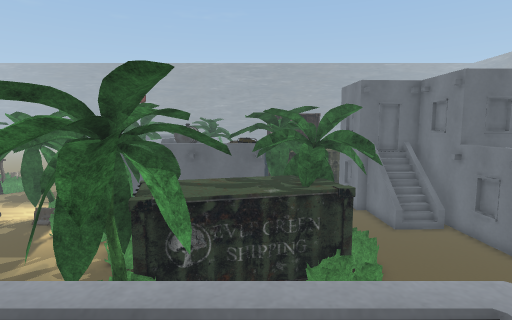
view 1 (above)

24 first-person views from a walk through a Unity game level. The camera is 1.4 m above the floor, tilts 6° down and sees 80° across. The floor is counted in squares, 1 m on a side. Each view is taken from the middle of a square. On the plan, view 1 faces up. The plan holds only what a view shows up to about 14 squares ahead; the rest is blank. The place goes on beyond the plan. Some surface patterns are stand-ins.

view 2
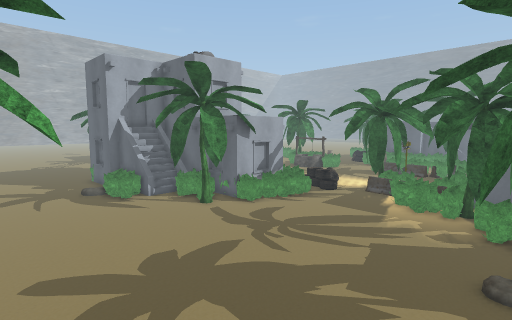

view 3
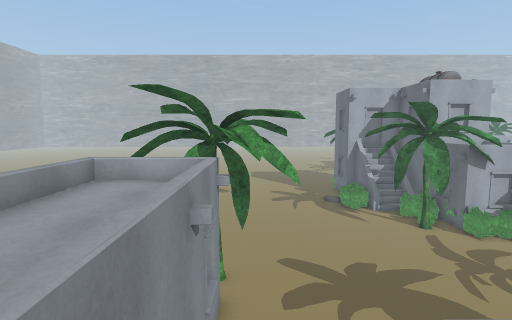

view 4
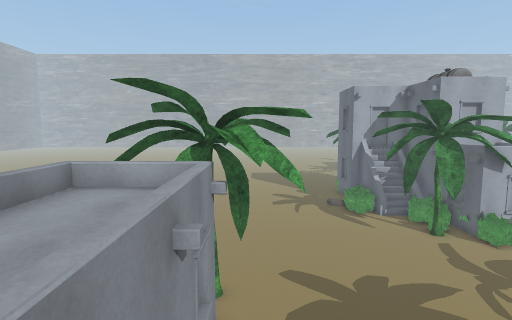

view 5
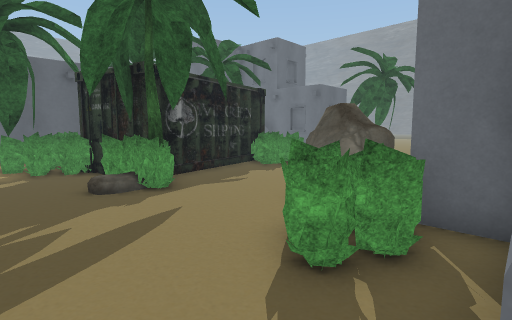

view 6
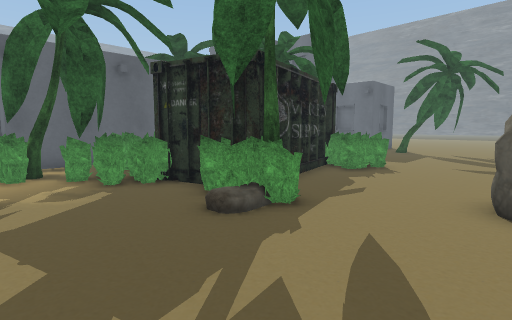

view 7
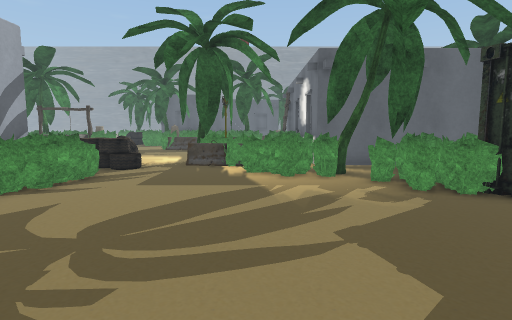

view 8
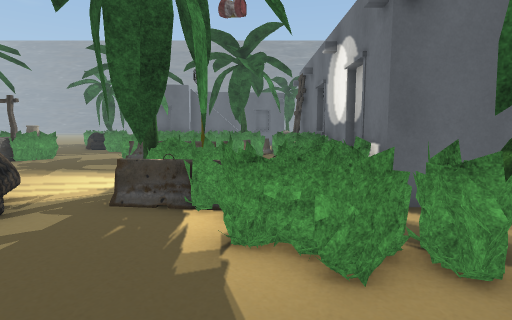

view 9
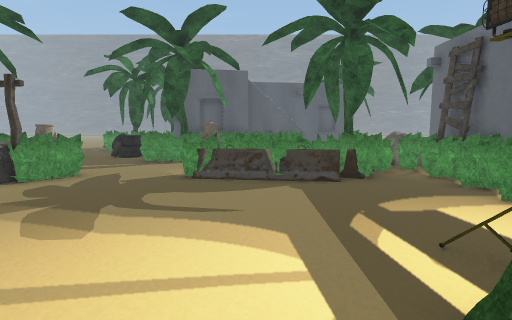

view 10
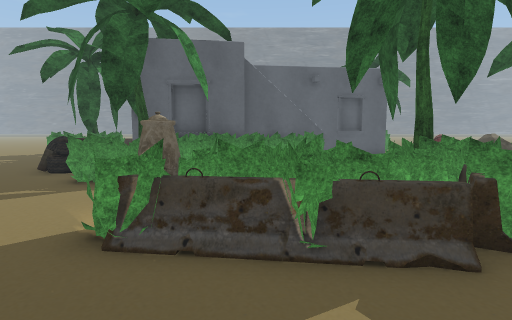

view 11
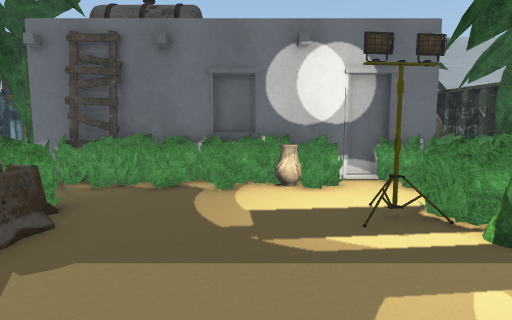

view 12
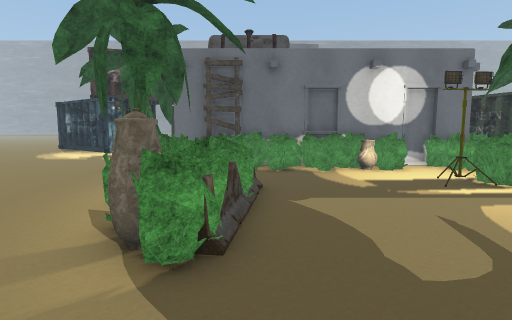

view 13
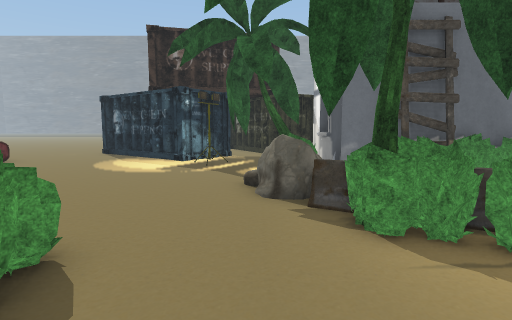

view 14
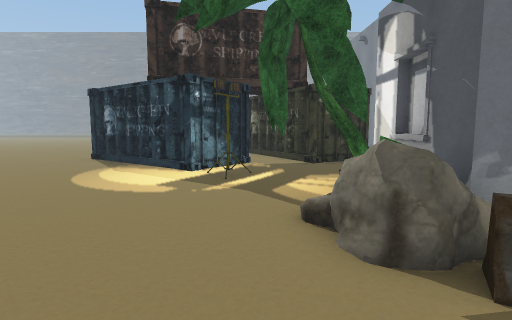

view 15
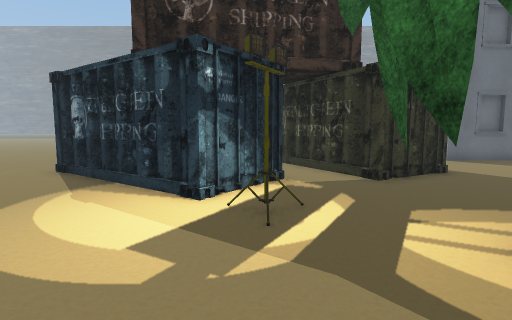

view 16
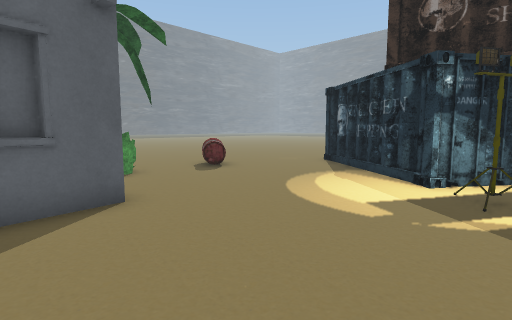

view 17
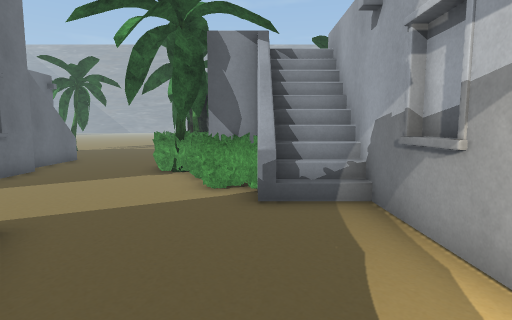

view 18
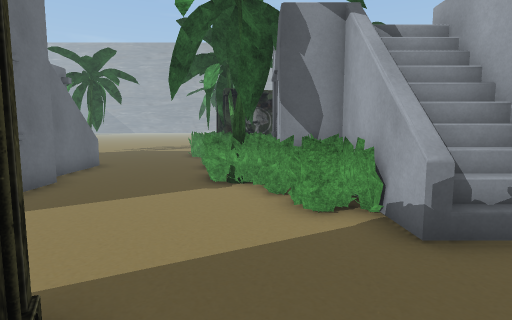

view 19
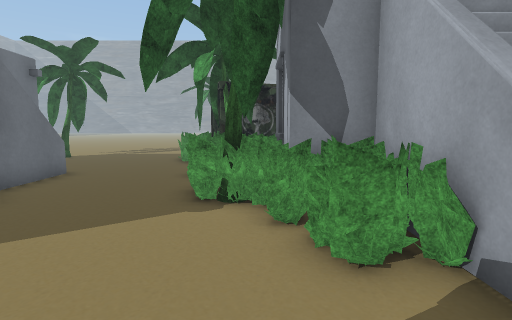

view 20
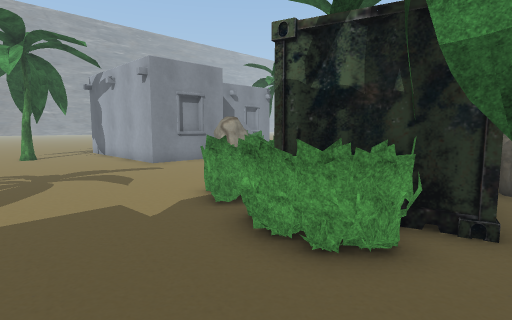

view 21
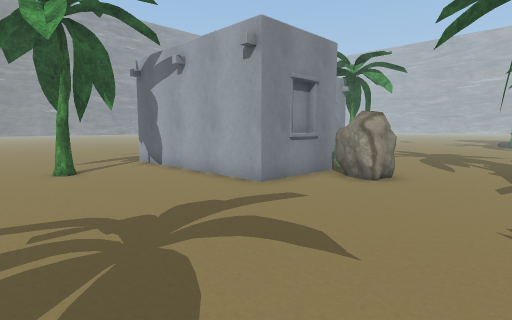

view 22
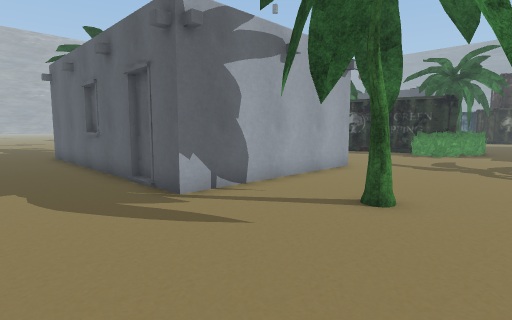

view 23
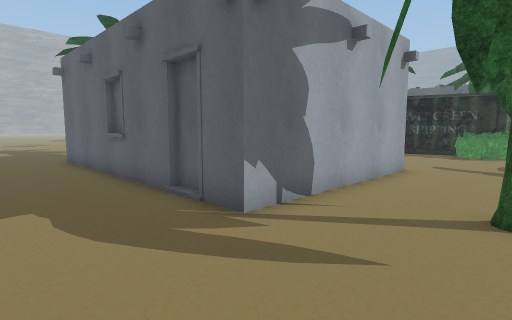

view 24
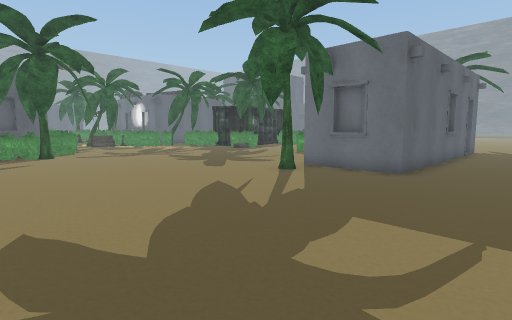

### Floor plan
Key: @ floor where view 1 was taken; # wall or solid block; . main floor; : floor 3.5 m higher than the main floor; / step, stairs or slope; = window, fence, low wall or low ledge; v drop or lower ground; O other object.
Columns run from 19 left of view 1 to 7 right of it. Each row starts with its distance up from view 1.
 40                ....  .. ...
 39              OO..OO........
 38               O..O.......
 37             O...........
 36              .........O
 35           OO#........O
 34       OOOO..........O
 33           .........OO
 32     OO  OO.........O
 31    OOOO  .........OO
 30 =    OOOO........#.OO
 29 .OO  OO.............O...O
 28 .OOOO......OOO .......OO
 27 .........#.OOOO.....OO
 26 ........OOO#OOO O....O
 25 .....OOOOOOOO O O....O
 24 OO..OOOOOO.O  O O.....O
 23 O....OOOOO.OOOO v.......
 22 O..........OOOO v/O......#
 21  ..........OO   O OO.....#
 20  ..........OO   O vOO....O
 19   .........OO   O  OO....#
 18    ........OO     OOO ....
 17     ....OOOOO      O  ....#
 16      O..OOOOO      OO ....O
 15     =O...OOOOOOOOOO  OO...O
 14     O=..#.OOOO v       ....
 13      O....OOOO OOOO  O#....
 12    #OO...... OOOOOOO#O#....
 11    # O.......#OOOOO  OOO...
 10    #OO........#O       O...
  9   O O#.........#O OOOOOO...
  8   OO...........OO#...OO....
  7   ............OOO.....O....
  6 O..............O...........
  5  ..........................
  4  ................OO........
  3 ................OOO........
  2 ..............OOOOOO.......
  1 ...........   .OO#OO#......
  0 ........... .OO /O @#.....
 -1  ...........   / :: #.....
 -2  .......O.#OO OOOO  #.....
 -3 ..........O         #...O..
 -4 ..........O         #...O..
 -5 ..........OOOOOOO OO#......
 -6 ..........OOOOOOOOOOO......
 -7  .........................
 -8   ........................
 -9 .  ....           .........

Positions as (right, up) in squares from view 1, and headings:
1: (0, 0), facing up
2: (-4, -1), facing up-left
3: (-1, -1), facing left
4: (-2, -1), facing left
5: (-7, 0), facing up-right
6: (-8, 3), facing up-right
7: (-9, 4), facing up
8: (-9, 10), facing up
9: (-13, 15), facing up
10: (-13, 20), facing up
11: (-15, 20), facing right
12: (-18, 23), facing right
13: (-14, 28), facing right
14: (-11, 29), facing right
15: (-7, 30), facing right
16: (-9, 29), facing up-right
17: (-1, 28), facing down
18: (1, 26), facing down
19: (1, 24), facing down
20: (7, 13), facing down-left
21: (7, 7), facing down-left
22: (7, -9), facing up-left
23: (5, -9), facing up-left
24: (-19, -9), facing up-right
